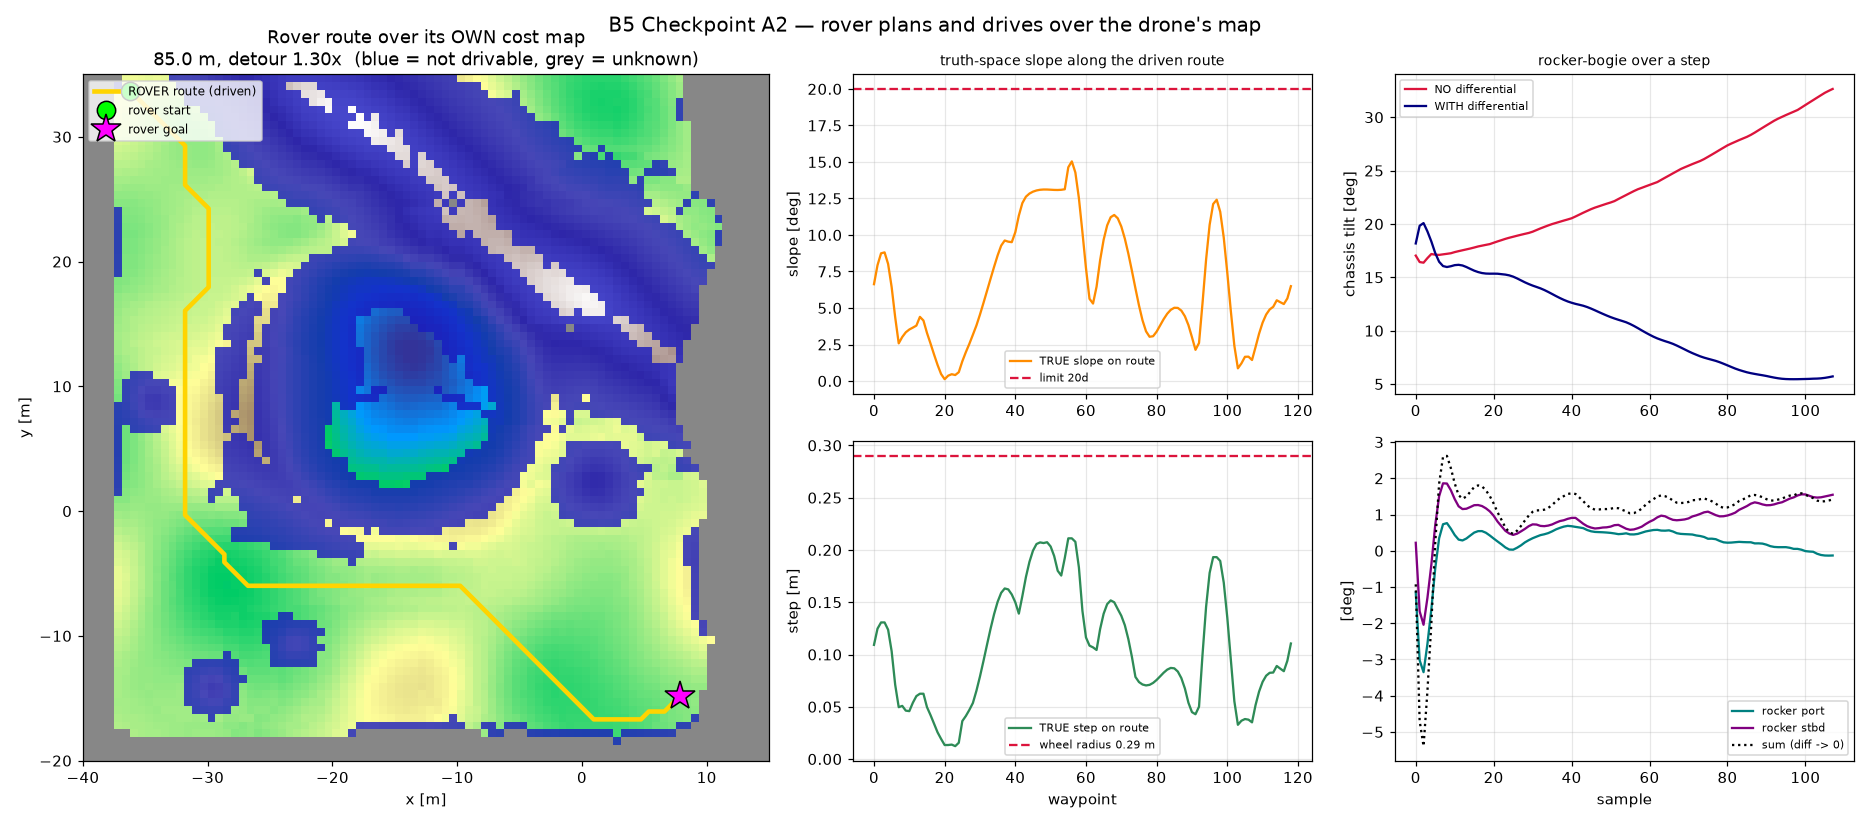

Python code for this plot:
"""B5 CHECKPOINT A2 -- plan the rover over its own map and drive it."""
import json

import numpy as np
import matplotlib
matplotlib.use("Agg")
import matplotlib.pyplot as plt
from scipy.ndimage import label

from mars_world import build_heightmap, EXTENT, CELL, CRATER_CENTRE, CRATER_RADIUS
from world_map import load_perceived, PerceivedMap
from rover_cost_map import rover_cost_map, RoverParams, local_step
from astar import plan
from rover_sim import RoverSim, SIM_HZ
from nav_math import quat_to_R

ORIGIN = (-EXTENT / 2, -EXTENT / 2)
WHEEL_R = 0.29
SPEED = 0.6


def true_rover_map(hmap, pm, rp):
    """Rover traversability from the TRUE heights -- SCORING ONLY."""
    tp = PerceivedMap(pm.n, pm.cell, pm.origin)
    tp.count = np.ones_like(pm.count)
    tp._h_sum = hmap.copy()
    tp._h_cnt = np.ones_like(pm.count)
    tp.logodds = np.full_like(pm.logodds, -10.0)
    tm, d = rover_cost_map(tp, rp)
    return tm, d


def main():
    hmap, feats, rocks = build_heightmap()
    pm, z = load_perceived()
    rp = RoverParams()
    tm_rov, d = rover_cost_map(pm, rp)
    tm_true_rov, d_true = true_rover_map(hmap, pm, rp)

    lbl, nlab = label(~tm_rov.blocked)
    sizes = np.bincount(lbl.ravel())[1:]
    main_lbl = int(np.argmax(sizes)) + 1
    ii, jj = np.where(lbl == main_lbl)
    world = np.c_[ORIGIN[0] + ii * CELL, ORIGIN[1] + jj * CELL]
    idx = np.random.default_rng(3).choice(len(world), size=min(400, len(world)),
                                          replace=False)
    W = world[idx]
    D = np.linalg.norm(W[:, None, :] - W[None, :, :], axis=-1)
    a, b = np.unravel_index(np.argmax(D), D.shape)
    start_xy, goal_xy = tuple(W[a]), tuple(W[b])

    print("=== B5 CHECKPOINT A2 -- rover plan + drive ===")
    print(f"  drivable component: {sizes[main_lbl-1]} cells of "
          f"{int((~tm_rov.blocked).sum())} drivable total ({nlab} components)")
    print(f"  start {np.round(start_xy,1)}  goal {np.round(goal_xy,1)}")

    r = plan(tm_rov, start_xy, goal_xy)
    if not r["ok"]:
        raise SystemExit(f"no rover route: {r['reason']}")
    path = r["world"]
    print(f"  ROUTE over the ROVER map: {r['length_m']:.2f} m  straight "
          f"{r['straight_m']:.2f} m  detour {r['detour_ratio']:.3f}x  "
          f"expanded {r['expanded']}")
    print(f"  min clearance to non-drivable {r['min_clearance_m']:.2f} m")

    sim = RoverSim(start_xy=start_xy)
    ride, _ = sim.settle(2.0)
    print(f"\n  measured ride height {ride:.3f} m (chassis origin above ground)")

    log = []
    for k in range(len(path)):
        xy = path[k]
        nxt = path[min(k + 1, len(path) - 1)]
        yaw = float(np.arctan2(nxt[1] - xy[1], nxt[0] - xy[0]))
        p = sim.set_pose(xy, yaw, ride)
        log.append({"xy": [float(xy[0]), float(xy[1])], "z": float(p[2]),
                    "yaw": yaw})
    drive_xy = np.array([l["xy"] for l in log])
    print(f"  KINEMATIC drive: {len(log)} waypoints, "
          f"{r['length_m']/SPEED:.0f} s at {SPEED} m/s")

    cells = [tm_rov.to_grid(x, y) for x, y in drive_xy]
    bad_true = [(i, j) for i, j in cells if tm_true_rov.blocked_raw[i, j]]
    bad_perc = [(i, j) for i, j in cells if tm_rov.blocked_raw[i, j]]
    slope_on_route = np.array([d_true["slope"][i, j] for i, j in cells])
    step_on_route = np.array([d_true["step"][i, j] for i, j in cells])
    print(f"\n=== TRUTH SPACE -- is the driven route actually drivable? ===")
    print(f"  cells entered that PERCEIVED map called undrivable   {len(bad_perc)}")
    print(f"  cells entered that TRUE terrain says are undrivable  {len(bad_true)}"
          f"   <- the perception-miss failure mode")
    print(f"  TRUE slope on route  max {slope_on_route.max():.1f} deg "
          f"(limit {rp.max_slope_deg:.0f})")
    print(f"  TRUE step  on route  max {step_on_route.max():.2f} m "
          f"(limit {rp.step_limit_m:.2f})")
    ok_route = len(bad_true) == 0

    print(f"\n=== PHYSICS-DRIVEN SEGMENT -- the rocker-bogie differential ===")
    st = d_true["step"]
    cand = np.argwhere((st > 0.12) & (st < rp.step_limit_m)
                       & (~tm_true_rov.blocked_raw))
    res = {}
    if len(cand):
        ci, cj = cand[len(cand)//2]
        sx, sy = ORIGIN[0] + ci*CELL, ORIGIN[1] + cj*CELL
        print(f"  step feature at ({sx:.1f}, {sy:.1f}), height {st[ci,cj]:.2f} m "
              f"(under the {rp.step_limit_m:.2f} m limit, so it should be climbable)")
        for use_diff in (True, False):
            rs = RoverSim(start_xy=(sx - 3.0, sy))
            for _ in range(int(1.5*SIM_HZ)):
                if use_diff: rs.apply_differential()
                rs.drive(0.0); rs.step()
            tilts, rock, xs = [], [], []
            for _ in range(int(9.0*SIM_HZ)):
                if use_diff: rs.apply_differential()
                rs.drive(SPEED / WHEEL_R)
                rs.step()
                s = rs.state()
                R = quat_to_R(s["quat"])
                tilts.append(np.degrees(np.arccos(np.clip(R[2,2], -1, 1))))
                aa = rs.artic_angles()
                rock.append([np.degrees(aa["rocker_port"]),
                             np.degrees(aa["rocker_stbd"])])
                xs.append(s["pos"][0])
            tilts = np.array(tilts); rock = np.array(rock); xs = np.array(xs)
            tag = "WITH diff " if use_diff else "NO diff   "
            print(f"  {tag} chassis tilt mean {tilts.mean():5.2f}  max {tilts.max():6.2f} deg"
                  f"   travelled {xs[-1]-xs[0]:5.2f} m")
            print(f"             rocker sum |port+stbd| mean "
                  f"{np.abs(rock.sum(1)).mean():6.2f} deg  (differential drives this to 0)")
            res["with" if use_diff else "without"] = {
                "tilt_mean": float(tilts.mean()), "tilt_max": float(tilts.max()),
                "rocker_sum_mean": float(np.abs(rock.sum(1)).mean()),
                "travelled_m": float(xs[-1]-xs[0]),
                "tilts": tilts.tolist()[::20], "rock": rock.tolist()[::20]}
            del rs
        w, wo = res["with"], res["without"]
        print(f"\n  DIFFERENTIAL VERDICT: chassis tilt {wo['tilt_max']:.2f} deg without"
              f" -> {w['tilt_max']:.2f} deg with "
              f"({100*(1-w['tilt_max']/max(wo['tilt_max'],1e-9)):.0f}% reduction)")
        print(f"  This is the FIRST verification of the rocker-bogie differential.")
        print(f"  URDF cannot express it (Track A had to emit an SDF <plugin>);")
        print(f"  left out, the chassis pitches with the rockers instead of at their mean.")

    ext = [-EXTENT/2, EXTENT/2, -EXTENT/2, EXTENT/2]
    fig = plt.figure(figsize=(17, 7.5))
    gs = fig.add_gridspec(2, 3, width_ratios=[1.5, 1, 1])

    a = fig.add_subplot(gs[:, 0])
    a.imshow(np.where(pm.known, pm.height, np.nan).T, origin="lower", extent=ext,
             cmap="terrain")
    ov = np.zeros((pm.n, pm.n, 4)); ov[tm_rov.blocked_raw] = [0.10,.10,.75,.80]
    ov[~pm.known] = [0.45,.45,.45,.85]
    a.imshow(np.transpose(ov, (1,0,2)), origin="lower", extent=ext)
    surv = np.load("b4_step3_mapping.json") if False else None
    a.plot(drive_xy[:,0], drive_xy[:,1], color="#ffd400", lw=3, label="ROVER route (driven)")
    a.plot(*start_xy, "o", color="lime", ms=12, mec="k", label="rover start")
    a.plot(*goal_xy, "*", color="magenta", ms=20, mec="k", label="rover goal")
    a.set_xlim(-40, 15); a.set_ylim(-20, 35)
    a.set_xlabel("x [m]"); a.set_ylabel("y [m]")
    a.set_title(f"Rover route over its OWN cost map\n{r['length_m']:.1f} m, "
                f"detour {r['detour_ratio']:.2f}x  (blue = not drivable, grey = unknown)")
    a.legend(loc="upper left", fontsize=8)

    a = fig.add_subplot(gs[0, 1])
    a.plot(slope_on_route, color="darkorange", label="TRUE slope on route")
    a.axhline(rp.max_slope_deg, color="crimson", ls="--", label=f"limit {rp.max_slope_deg:.0f}d")
    a.set_ylabel("slope [deg]"); a.legend(fontsize=7); a.grid(alpha=.3)
    a.set_title("truth-space slope along the driven route", fontsize=9)

    a = fig.add_subplot(gs[1, 1])
    a.plot(step_on_route, color="seagreen", label="TRUE step on route")
    a.axhline(rp.step_limit_m, color="crimson", ls="--",
              label=f"wheel radius {rp.step_limit_m:.2f} m")
    a.set_xlabel("waypoint"); a.set_ylabel("step [m]"); a.legend(fontsize=7); a.grid(alpha=.3)

    if res:
        a = fig.add_subplot(gs[0, 2])
        a.plot(res["without"]["tilts"], color="crimson", label="NO differential")
        a.plot(res["with"]["tilts"], color="navy", label="WITH differential")
        a.set_ylabel("chassis tilt [deg]"); a.legend(fontsize=7); a.grid(alpha=.3)
        a.set_title("rocker-bogie over a step", fontsize=9)
        a = fig.add_subplot(gs[1, 2])
        rk = np.array(res["with"]["rock"])
        a.plot(rk[:,0], color="teal", label="rocker port")
        a.plot(rk[:,1], color="purple", label="rocker stbd")
        a.plot(rk.sum(1), color="k", ls=":", label="sum (diff -> 0)")
        a.set_xlabel("sample"); a.set_ylabel("[deg]"); a.legend(fontsize=7); a.grid(alpha=.3)

    fig.suptitle("B5 Checkpoint A2 — rover plans and drives over the drone's map",
                 fontsize=13)
    fig.tight_layout()
    fig.savefig("b5_a2_rover_drive.png", dpi=110)
    print("\n  plot  b5_a2_rover_drive.png")

    np.savez("b5_rover_route.npz", path=path, drive_xy=drive_xy,
             start=start_xy, goal=goal_xy)
    with open("b5_a2_rover_drive.json", "w") as fh:
        json.dump({"start": list(map(float, start_xy)), "goal": list(map(float, goal_xy)),
                   "route": {k: r[k] for k in ("length_m","straight_m","detour_ratio",
                                               "expanded","min_clearance_m")},
                   "ride_height_m": ride,
                   "cells_undrivable_true": len(bad_true),
                   "cells_undrivable_perceived": len(bad_perc),
                   "true_slope_max_deg": float(slope_on_route.max()),
                   "true_step_max_m": float(step_on_route.max()),
                   "route_truly_drivable": bool(ok_route),
                   "differential": {k: {kk: vv for kk, vv in v.items()
                                        if kk not in ("tilts","rock")}
                                    for k, v in res.items()}}, fh, indent=1, default=float)
    print("  log   b5_a2_rover_drive.json + b5_rover_route.npz")


if __name__ == "__main__":
    main()
